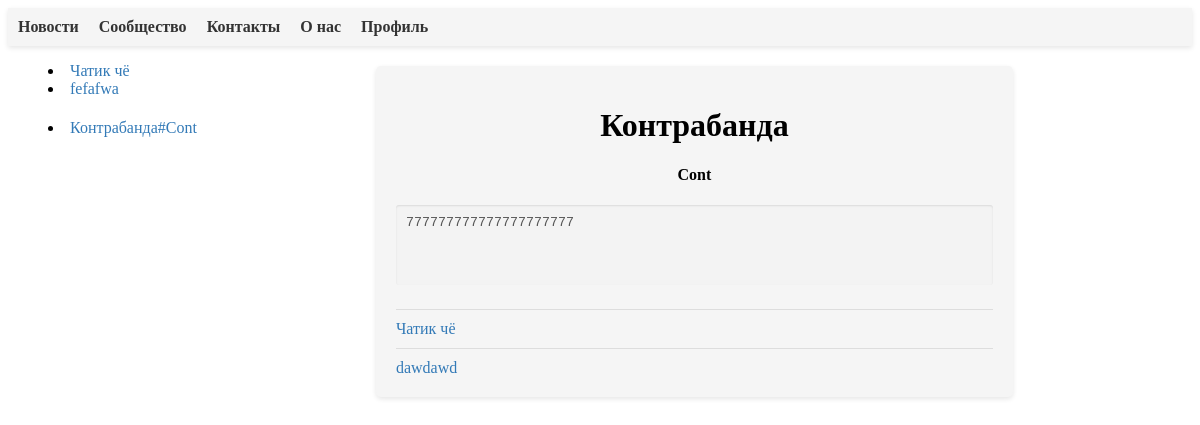
Page /community/center/Cont (signed in) on the committed database.
### app.py (models this page shows)
class Community(Base):
    __tablename__ = 'community'
    id = Column(Integer, primary_key=True)
    unique_name = Column(String, nullable=False, unique=True)
    owner = Column(String, nullable=False)
    com_name = Column(String, nullable=False)
    com_description = Column(String, nullable=False)
    date_creation = Column(String, nullable=False)
    chat_list = Column(String, nullable=True)

### app.py (the view)
@app.route("/community/center/<unique_name>")
@login_required
def community_center_page(unique_name: str):
    community = session.query(Community).filter_by(unique_name=unique_name).first()
    return render_template('community_center_page.html', community=community, com_chats=get_chats(community.chat_list.replace('<', '').replace('>', '')), chats=get_root_chats(), communities=get_communities())

### app.py (called while the page is built)
@login_manager.user_loader
def load_user(user_id):
    return UserLogin().fromDB(user_id)

def get_chats(chat_list: str) -> list[str]:
    chats=chat_list.split(',')
    chats.remove('')
    return chats

def get_communities():
    return session.query(Community).filter(Community.unique_name != 'root') .all()

def get_root_chats():
    return get_chats(session.query(Community).filter_by(unique_name="root").first().chat_list.replace('<', '').replace('>', ''))

    def fromDB(self, user_id):
        self.__user = session.query(Auth).filter_by(id=user_id)
        self.__id = user_id
        return self

### templates/community_center_page.html (shortened to what this page needs)
{% extends "community_base.html" %}
{% block container %}
<form action="/community/center/{{community.unique_name}}" method="post">
    <center>
        <h1>{{community.com_name}}</h1>
        <h4>{{community.unique_name}}</h4>
    </center>
    <textarea type="textarea" name="com_desc" placeholder="Описание чата" rows="4" disabled>{{community.com_description}}</textarea>
    {% for com_chat in com_chats %}
        <hr>
        <a href="/community/center/{{community.unique_name}}/{{com_chat}}">{{com_chat}}</a>
    {% endfor %}
</form>
{% endblock %}

### templates/community_base.html (shortened to what this page needs)
{% extends "base.html" %}
{% block style %}
<link rel="stylesheet" href="{{url_for('static', filename='css/input_style.css')}}">
<link rel="stylesheet" href="{{url_for('static', filename='css/text_area_style.css')}}">
{% endblock %}
{% block content %}
<base_content_pane>
    <menu>
        {% for chat in chats %}
            <li><a href="/community/center/root/{{chat}}">{{chat}}</a></li>
        {% endfor %}
        {% for cm in communities %}
            <li><a href="/community/center/{{cm.unique_name}}">{{cm.com_name}}#{{cm.unique_name}}</a></li>
        {% endfor %}
    </menu>
    <container>
        {% block container %}{% endblock %}
    </container>
</base_content_pane>
{% endblock %}

### static/css/main.css (style rules this page uses)
form { width: 400px; margin: 20px auto; background-color: #f5f5f5; padding: 20px; border-radius: 5px; box-shadow: 0 2px 5px rgba(0, 0, 0, 0.1); }

### static/css/input_style.css (style rules this page uses)
a { color: #337ab7; text-decoration: none; }
hr { margin-top: 10px; margin-bottom: 10px; border: none; border-top: 1px solid #ddd; }

### static/css/text_area_style.css (style rules this page uses)
textarea { width: -webkit-fill-available; padding: 10px; margin-bottom: 10px; border: none; border-radius: 3px; box-shadow: inset 0 1px 2px rgba(0, 0, 0, 0.1); resize: none; }

### templates/community_base.html (style rules this page uses)
base_content_pane { display: flex; flex-direction: row; }
menu { display: flex; flex-direction: column; }
container { flex: auto; }

### templates/community_center_page.html (style rules this page uses)
form { width: 60%; }

### rows in the picture
Community: com_name "Контрабанда", unique_name "Cont", com_desc "777777777777777777777"

### other values in the picture
{{ chat }} "Чатик чё" "fefafwa"
{{ com_chat }} "Чатик чё" "dawdawd"
